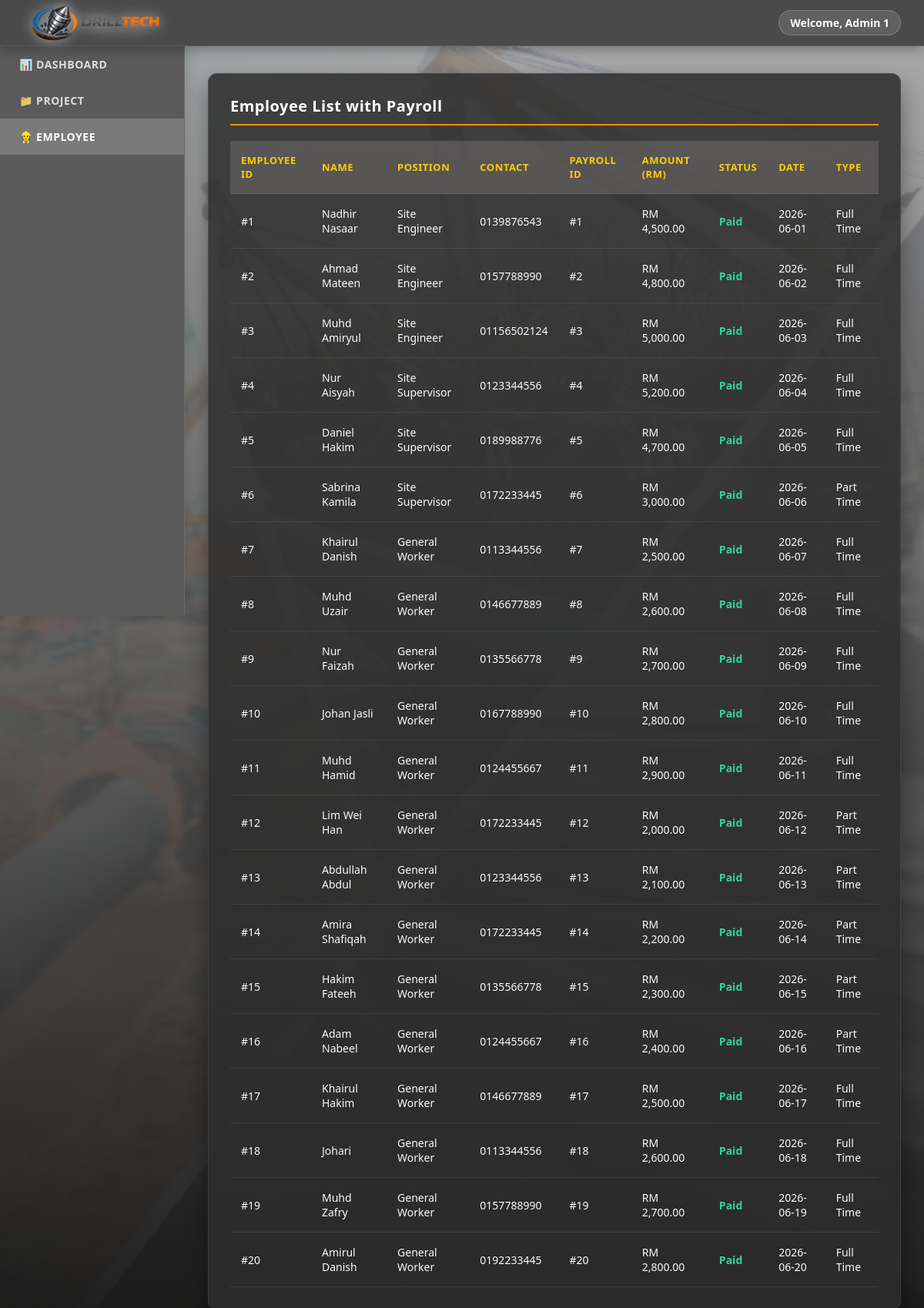
The app's page /employeeAD.php (signed in) with its own data.
### tables this page shows
CREATE TABLE `payroll` (
  `Payroll_ID` int(11) NOT NULL,
  `Payroll_Status` varchar(50) DEFAULT NULL,
  `Payroll_Amount` decimal(10,2) DEFAULT NULL,
  `Payroll_Type` varchar(50) DEFAULT NULL,
  `Payroll_Date` date DEFAULT NULL,
  `Employee_ID` int(11) DEFAULT NULL
);

CREATE TABLE `employee` (
  `Employee_ID` int(11) NOT NULL,
  `Employee_Name` varchar(100) DEFAULT NULL,
  `Employee_Contact` varchar(50) DEFAULT NULL,
  `Employee_Gender` varchar(10) DEFAULT NULL,
  `Employee_Position` varchar(50) DEFAULT NULL,
  `Employee_Address` varchar(200) DEFAULT NULL
);

### employeeAD.php (the view, shortened to what this page needs)
<?php
include("database.php");
$admin_name = $_SESSION['admin_name'] ?? 'Admin';
?>
<!DOCTYPE html>
<html lang="en">
<head>
</head>
<body>
    <div class="header">
        <div class="logo">
            <img src="images/logo.png" alt="Logo" style="height: 65px; width: auto; display: block; object-fit: contain; filter: drop-shadow(0px 0px 8px rgba(255, 255, 255, 0.65));">
        </div>
        <div class="header-welcome">Welcome, <?php echo htmlspecialchars($admin_name); ?></div>
    </div>
    <div class="wrapper">
        <div class="sidebar">
            <a href="admin.php">📊 DASHBOARD</a>
            <a href="projectAD.php">📁 PROJECT</a>
            <a href="employeeAD.php" class="active">👷 EMPLOYEE</a>
        </div>
        <div class="content">
            <div class="box">
                <h2>Employee List with Payroll</h2>
                <table>
                    <thead>
                        <tr>
                            <th>Employee ID</th>
                            <th>Name</th>
                            <th>Position</th>
                            <th>Contact</th>
                            <th>Payroll ID</th>
                            <th>Amount (RM)</th>
                            <th>Status</th>
                            <th>Date</th>
                            <th>Type</th>
                        </tr>
                    </thead>
                    <tbody>
                        <?php
                        $result2 = mysqli_query($conn, "SELECT e.Employee_ID, e.Employee_Name, e.Employee_Position, e.Employee_Contact,
                                                                 pr.Payroll_ID, pr.Payroll_Amount, pr.Payroll_Status, pr.Payroll_Date, pr.Payroll_Type
                                                          FROM employee e
                                                          LEFT JOIN payroll pr ON e.Employee_ID = pr.Employee_ID
                                                          ORDER BY e.Employee_ID, pr.Payroll_Date");
                        if(mysqli_num_rows($result2) > 0){
                            while($row = mysqli_fetch_assoc($result2)){
                                $statusClass = ($row['Payroll_Status'] == "Paid") ? "status-paid" : "status-unpaid";
                        ?>
                        <tr>
                            <td>#<?php echo htmlspecialchars($row['Employee_ID']); ?></td>
                            <td><?php echo htmlspecialchars($row['Employee_Name']); ?></td>
                            <td><?php echo htmlspecialchars($row['Employee_Position']); ?></td>
                            <td><?php echo htmlspecialchars($row['Employee_Contact']); ?></td>
                            <td><?php echo $row['Payroll_ID'] ? "#".$row['Payroll_ID'] : '-'; ?></td>
                            <td>RM <?php echo number_format($row['Payroll_Amount'] ?? 0, 2); ?></td>
                            <td class="<?php echo $statusClass; ?>"><?php echo $row['Payroll_Status'] ?? '-'; ?></td>
                            <td><?php echo $row['Payroll_Date'] ?? '-'; ?></td>
                            <td><?php echo htmlspecialchars($row['Payroll_Type'] ?? '-'); ?></td>
                        </tr>
                        <?php
                            }
                        } else {
                            echo "<tr><td colspan='9' style='text-align: center; color: #64748b; font-style: italic; border: none;'>No data found.</td></tr>";
                        }
                        ?>
                    </tbody>
                </table>
            </div>
        </div>
    </div>
</body>
</html>

### employeeAD.php (style rules this page uses)
* { margin: 0; padding: 0; box-sizing: border-box; }
body { font-family: system-ui, -apple-system, BlinkMacSystemFont, "Segoe UI", Roboto, sans-serif; background: linear-gradient(rgba(74, 74, 74, 0.45), rgba(15, 15, 15, 0.95)), url('images/construction_bg.jpg') center/cover no-repeat fixed; color: #f8fafc; min-height: 100vh; }
.header { background: #4a4a4a; border-bottom: 1px solid rgba(255, 255, 255, 0.1); padding: 0 30px; display: flex; align-items: center; justify-content: space-between; position: fixed; top: 0; left: 0; right: 0; height: 60px; z-index: 1000; box-shadow: 0 4px 15px rgba(0, 0, 0, 0.3); }
.logo { display: flex; align-items: center; font-size: 20px; font-weight: 800; color: white; letter-spacing: 1px; }
.header-welcome { font-size: 14px; font-weight: 600; color: #fff; background: rgba(255, 255, 255, 0.12); border: 1px solid rgba(255, 255, 255, 0.2); padding: 6px 14px; border-radius: 20px; }
.wrapper { display: flex; margin-top: 60px; }
.sidebar { width: 240px; background: #5a5a5a; border-right: 1px solid rgba(255, 255, 255, 0.1); min-height: calc(100vh - 60px); position: fixed; top: 60px; left: 0; z-index: 90; box-shadow: 4px 0 15px rgba(0, 0, 0, 0.15); }
.sidebar a { display: flex; align-items: center; padding: 14px 25px; color: rgba(255, 255, 255, 0.8); text-decoration: none; font-size: 14px; font-weight: 600; letter-spacing: 0.5px; transition: all 0.2s ease; }
.sidebar a:hover, .sidebar a.active { color: #fff; background: #7a7a7a; }
.content { flex: 1; margin-left: 240px; padding: 35px 30px; }
.box { background: rgba(45, 45, 45, 0.85); border: 1px solid rgba(120, 120, 120, 0.25); border-radius: 12px; padding: 28px; margin-bottom: 25px; box-shadow: 0 15px 30px rgba(0, 0, 0, 0.4); }
.box h2 { font-size: 20px; font-weight: 700; letter-spacing: 0.5px; margin-bottom: 20px; border-bottom: 2px solid #ff8c00; padding-bottom: 10px; color: #fff; }
table { width: 100%; border-collapse: collapse; margin-top: 15px; }
th, td { padding: 16px 14px; text-align: left; border-bottom: 1px solid rgba(255, 255, 255, 0.08); font-size: 14px; }
th { background: rgba(130, 124, 124, 0.4); color: #ffcc00; font-weight: 700; font-size: 13px; text-transform: uppercase; letter-spacing: 0.5px; }
.status-paid { color: #34d399; font-weight: bold; }
a { color: #60a5fa; text-decoration: none; font-weight: 700; transition: color 0.2s; }

### records on screen
payroll: Employee_ID.Employee_ID "1", Employee_ID.Employee_Name "Nadhir Nasaar", Employee_ID.Employee_Position "Site Engineer", Employee_ID.Employee_Contact "0139876543", Payroll_ID "1", Payroll_Amount "4,500.00", Payroll_Status "Paid", Payroll_Date "2026-06-01", Payroll_Type "Full Time"
payroll: Employee_ID.Employee_ID "2", Employee_ID.Employee_Name "Ahmad Mateen", Employee_ID.Employee_Position "Site Engineer", Employee_ID.Employee_Contact "0157788990", Payroll_ID "2", Payroll_Amount "4,800.00", Payroll_Status "Paid", Payroll_Date "2026-06-02", Payroll_Type "Full Time"
payroll: Employee_ID.Employee_ID "3", Employee_ID.Employee_Name "Muhd Amiryul", Employee_ID.Employee_Position "Site Engineer", Employee_ID.Employee_Contact "01156502124", Payroll_ID "3", Payroll_Amount "5,000.00", Payroll_Status "Paid", Payroll_Date "2026-06-03", Payroll_Type "Full Time"
payroll: Employee_ID.Employee_ID "4", Employee_ID.Employee_Name "Nur Aisyah", Employee_ID.Employee_Position "Site Supervisor", Employee_ID.Employee_Contact "0123344556", Payroll_ID "4", Payroll_Amount "5,200.00", Payroll_Status "Paid", Payroll_Date "2026-06-04", Payroll_Type "Full Time"
payroll: Employee_ID.Employee_ID "5", Employee_ID.Employee_Name "Daniel Hakim", Employee_ID.Employee_Position "Site Supervisor", Employee_ID.Employee_Contact "0189988776", Payroll_ID "5", Payroll_Amount "4,700.00", Payroll_Status "Paid", Payroll_Date "2026-06-05", Payroll_Type "Full Time"
payroll: Employee_ID.Employee_ID "6", Employee_ID.Employee_Name "Sabrina Kamila", Employee_ID.Employee_Position "Site Supervisor", Employee_ID.Employee_Contact "0172233445", Payroll_ID "6", Payroll_Amount "3,000.00", Payroll_Status "Paid", Payroll_Date "2026-06-06", Payroll_Type "Part Time"
payroll: Employee_ID.Employee_ID "7", Employee_ID.Employee_Name "Khairul Danish", Employee_ID.Employee_Position "General Worker", Employee_ID.Employee_Contact "0113344556", Payroll_ID "7", Payroll_Amount "2,500.00", Payroll_Status "Paid", Payroll_Date "2026-06-07", Payroll_Type "Full Time"
payroll: Employee_ID.Employee_ID "8", Employee_ID.Employee_Name "Muhd Uzair", Employee_ID.Employee_Position "General Worker", Employee_ID.Employee_Contact "0146677889", Payroll_ID "8", Payroll_Amount "2,600.00", Payroll_Status "Paid", Payroll_Date "2026-06-08", Payroll_Type "Full Time"
payroll: Employee_ID.Employee_ID "9", Employee_ID.Employee_Name "Nur Faizah", Employee_ID.Employee_Position "General Worker", Employee_ID.Employee_Contact "0135566778", Payroll_ID "9", Payroll_Amount "2,700.00", Payroll_Status "Paid", Payroll_Date "2026-06-09", Payroll_Type "Full Time"
payroll: Employee_ID.Employee_ID "10", Employee_ID.Employee_Name "Johan Jasli", Employee_ID.Employee_Position "General Worker", Employee_ID.Employee_Contact "0167788990", Payroll_ID "10", Payroll_Amount "2,800.00", Payroll_Status "Paid", Payroll_Date "2026-06-10", Payroll_Type "Full Time"
payroll: Employee_ID.Employee_ID "11", Employee_ID.Employee_Name "Muhd Hamid", Employee_ID.Employee_Position "General Worker", Employee_ID.Employee_Contact "0124455667", Payroll_ID "11", Payroll_Amount "2,900.00", Payroll_Status "Paid", Payroll_Date "2026-06-11", Payroll_Type "Full Time"
payroll: Employee_ID.Employee_ID "12", Employee_ID.Employee_Name "Lim Wei Han", Employee_ID.Employee_Position "General Worker", Employee_ID.Employee_Contact "0172233445", Payroll_ID "12", Payroll_Amount "2,000.00", Payroll_Status "Paid", Payroll_Date "2026-06-12", Payroll_Type "Part Time"
payroll: Employee_ID.Employee_ID "13", Employee_ID.Employee_Name "Abdullah Abdul", Employee_ID.Employee_Position "General Worker", Employee_ID.Employee_Contact "0123344556", Payroll_ID "13", Payroll_Amount "2,100.00", Payroll_Status "Paid", Payroll_Date "2026-06-13", Payroll_Type "Part Time"
payroll: Employee_ID.Employee_ID "14", Employee_ID.Employee_Name "Amira Shafiqah", Employee_ID.Employee_Position "General Worker", Employee_ID.Employee_Contact "0172233445", Payroll_ID "14", Payroll_Amount "2,200.00", Payroll_Status "Paid", Payroll_Date "2026-06-14", Payroll_Type "Part Time"
payroll: Employee_ID.Employee_ID "15", Employee_ID.Employee_Name "Hakim Fateeh", Employee_ID.Employee_Position "General Worker", Employee_ID.Employee_Contact "0135566778", Payroll_ID "15", Payroll_Amount "2,300.00", Payroll_Status "Paid", Payroll_Date "2026-06-15", Payroll_Type "Part Time"
payroll: Employee_ID.Employee_ID "16", Employee_ID.Employee_Name "Adam Nabeel", Employee_ID.Employee_Position "General Worker", Employee_ID.Employee_Contact "0124455667", Payroll_ID "16", Payroll_Amount "2,400.00", Payroll_Status "Paid", Payroll_Date "2026-06-16", Payroll_Type "Part Time"
payroll: Employee_ID.Employee_ID "17", Employee_ID.Employee_Name "Khairul Hakim", Employee_ID.Employee_Position "General Worker", Employee_ID.Employee_Contact "0146677889", Payroll_ID "17", Payroll_Amount "2,500.00", Payroll_Status "Paid", Payroll_Date "2026-06-17", Payroll_Type "Full Time"
payroll: Employee_ID.Employee_ID "18", Employee_ID.Employee_Name "Johari", Employee_ID.Employee_Position "General Worker", Employee_ID.Employee_Contact "0113344556", Payroll_ID "18", Payroll_Amount "2,600.00", Payroll_Status "Paid", Payroll_Date "2026-06-18", Payroll_Type "Full Time"
payroll: Employee_ID.Employee_ID "19", Employee_ID.Employee_Name "Muhd Zafry", Employee_ID.Employee_Position "General Worker", Employee_ID.Employee_Contact "0157788990", Payroll_ID "19", Payroll_Amount "2,700.00", Payroll_Status "Paid", Payroll_Date "2026-06-19", Payroll_Type "Full Time"
payroll: Employee_ID.Employee_ID "20", Employee_ID.Employee_Name "Amirul Danish", Employee_ID.Employee_Position "General Worker", Employee_ID.Employee_Contact "0192233445", Payroll_ID "20", Payroll_Amount "2,800.00", Payroll_Status "Paid", Payroll_Date "2026-06-20", Payroll_Type "Full Time"

### other values on screen
$admin_name "Admin 1"
